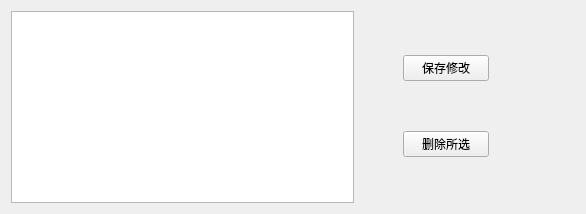
         <widget class="QWidget" name="workerman_workerinfo">
          <layout class="QHBoxLayout" name="horizontalLayout_47" stretch="8,1,2,2">
           <item>
            <widget class="QTableView" name="tableworkerinfo"/>
           </item>
           <item>
            <spacer name="horizontalSpacer_20">
             <property name="orientation">
              <enum>Qt::Horizontal</enum>
             </property>
             <property name="sizeHint" stdset="0">
              <size>
               <width>73</width>
               <height>20</height>
              </size>
             </property>
            </spacer>
           </item>
           <item>
            <layout class="QVBoxLayout" name="verticalLayout_6">
             <item>
              <widget class="QPushButton" name="btnupdate_workerman">
               <property name="text">
                <string>保存修改</string>
               </property>
              </widget>
             </item>
             <item>
              <widget class="QPushButton" name="btndelete_workerman">
               <property name="maximumSize">
                <size>
                 <width>149</width>
                 <height>16777215</height>
                </size>
               </property>
               <property name="text">
                <string>删除所选</string>
               </property>
              </widget>
             </item>
            </layout>
           </item>
           <item>
            <spacer name="horizontalSpacer_21">
             <property name="orientation">
              <enum>Qt::Horizontal</enum>
             </property>
             <property name="sizeHint" stdset="0">
              <size>
               <width>149</width>
               <height>20</height>
              </size>
             </property>
            </spacer>
           </item>
          </layout>
         </widget>
